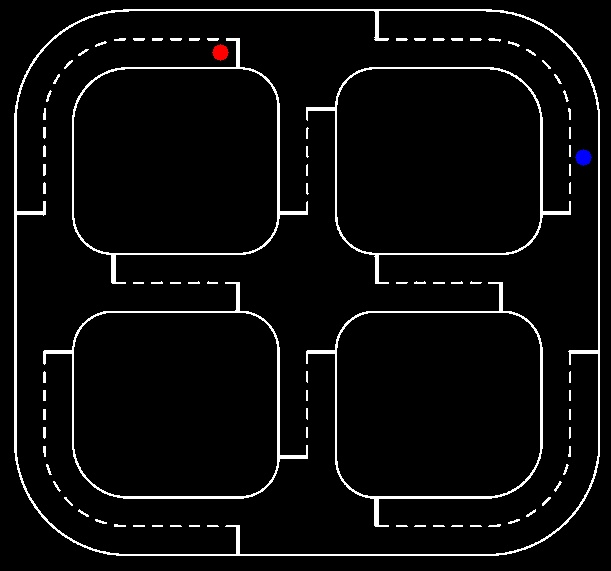
#> input picture shortest-path/images/01e1c9cf-8ade-455b-bbc6-e404413cbc04.jpg, 611 x 571 px
$ python -i eval.py   (imports and definitions only)
#> lines starting #> are read from the running program, lines starting #| are printed output that depends on the picture; after the words box and inside, x2 and y2 are one past the last pixel; in counts of white or black regions, pixels touching at a corner belong together
import cv2
from queue import PriorityQueue


G = {
    1: {3: 13, 11: 14},
    3: {5: 13, 16: 14},
    5: {7: 13, 10: 14},
    7: {1: 13, 13: 14},
    2: {8: 13, 13: 9},
    4: {2: 13, 11: 9},
    6: {4: 13, 16: 9},
    8: {6: 13, 10: 9},
    9: {2: 9, 3: 14},
    12: {6: 9, 7: 14},
    14: {4: 9, 5: 14},
    15: {8: 9, 1: 14},
    10: {9: 13, 15: 9, 14: 14},
    11: {12: 13, 14: 9, 15: 14},
    13: {14: 13, 9: 9, 12: 14},
    16: {15: 13, 12: 9, 9: 14},
}

CROSSES = [0, 1, 2, 2, 5, 5, 4, 4, 1, 3, 4, 2, 3, 1, 3, 3, 5]

ROADS = [0, 33, 28, 33, 28, 33, 28, 33, 28, 12, 12, 12, 12, 10, 10, 10, 10]

CROSSES2 = {
    1: [3, 11],
    2: [13, 8],
    3: [16, 5],
    4: [2, 11],
    5: [10, 7],
    6: [4, 16],
    7: [1, 13],
    8: [10, 6],
    9: [2, 3],
    10: [15, 9, 14],
    11: [15, 14, 12],
    12: [6, 7],
    13: [9, 12, 14],
    14: [4, 5],
    15: [1, 8],
    16: [9, 12, 15],
}


# [29 lines left out: functions get_point_sector, check_special_path, not called in this run]


def load_segments():
    segments = []
    for s in range(1, 17):
        segments.append(
            cv2.inRange(
                cv2.imread(f"segments/s{s}.png"),
                (239, 255, 0)[::-1],
                (239, 255, 0)[::-1],
            )
        )
    return segments


# [27 lines left out: function dijkstra, not called in this run]


def find_the_shortest_way(image) -> list:
    red_dot = cv2.inRange(image, (230, 0, 0)[::-1], (255, 30, 30)[::-1])
    blue_dot = cv2.inRange(image, (0, 0, 230)[::-1], (30, 30, 255)[::-1])

    segments = load_segments()

    start, end = get_point_sector(segments, blue_dot), get_point_sector(
        segments, red_dot
    )

    start_x, start_y, *_ = cv2.boundingRect(
        cv2.findContours(blue_dot, cv2.RETR_EXTERNAL,
                         cv2.CHAIN_APPROX_NONE)[0][0]
    )
    end_x, end_y, *_ = cv2.boundingRect(
        cv2.findContours(red_dot, cv2.RETR_EXTERNAL,
                         cv2.CHAIN_APPROX_NONE)[0][0]
    )

    if not check_special_path(start, end, end_x - start_x, end_y - start_y):
        return dijkstra(start, end)[1]

    starts = CROSSES2[start]
    res = [dijkstra(i, end) for i in starts]
    for i in range(0, len(res)):
        res[i][0] += G[start][starts[i]]
        res[i][1].insert(0, CROSSES[starts[i]])

    mn = (10**9, None)
    for i in res:
        if i[0] < mn[0]:
            mn = tuple(i)
    return mn[1]

>>> import cv2
>>> picture = cv2.imread('images/01e1c9cf-8ade-455b-bbc6-e404413cbc04.jpg')
#> picture is the input picture: shape (571, 611, 3); mean B, G, R 11.9, 11.8, 11.9
>>> result = find_the_shortest_way(picture)
#> in find_the_shortest_way, `red_dot = cv2.inRange(image, (230, 0, 0)[::-1], (255, 30, 30)[::-1])`:
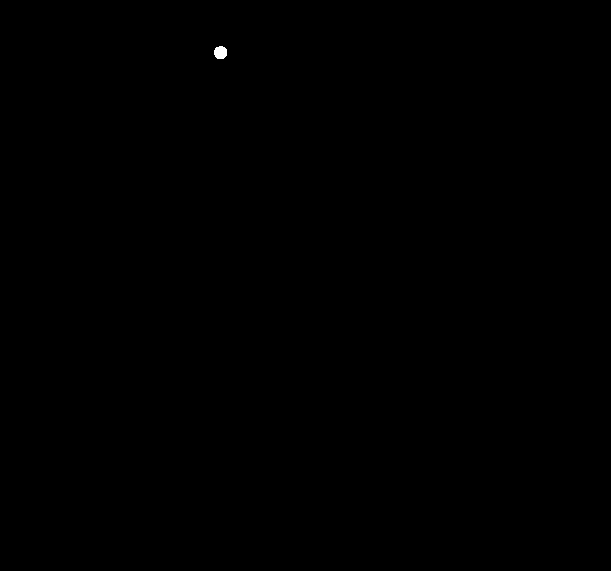
#> red_dot: shape (571, 611); 0.04% white; 1 white region, box (x1, y1, x2, y2) and area: (214, 46, 227, 59) 140
#> in find_the_shortest_way, `blue_dot = cv2.inRange(image, (0, 0, 230)[::-1], (30, 30, 255)[::-1])`: blue_dot: shape (571, 611); 0.04% white; 1 white region, box (x1, y1, x2, y2) and area: (577, 151, 590, 164) 133
#> (the run stopped early here; a loop or call above may not have finished)
